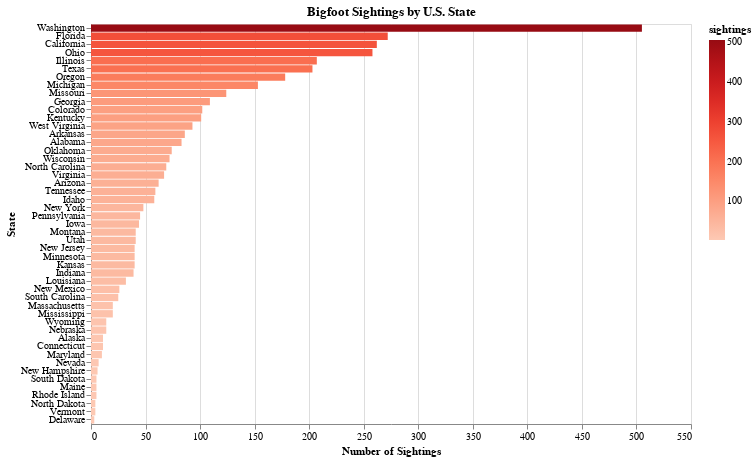

Describe this chart as a Vega-Lite specification.
### Vega-Lite specification from a JSON file in a GitHub repository (floating-point values rounded to 4 significant figures)
{"config": {"view": {"continuousWidth": 300, "continuousHeight": 300}}, "data": {"name": "data-1ecfdff795877dc062c04f688cad0d58"}, "mark": {"type": "bar"}, "encoding": {"color": {"field": "sightings", "scale": {"scheme": "reds"}, "type": "quantitative"}, "tooltip": [{"field": "state", "type": "nominal"}, {"field": "sightings", "type": "quantitative"}], "x": {"field": "sightings", "title": "Number of Sightings", "type": "quantitative"}, "y": {"field": "state", "sort": "-x", "title": "State", "type": "nominal"}}, "height": 400, "title": "Bigfoot Sightings by U.S. State", "width": 600, "$schema": "https://vega.github.io/schema/vega-lite/v5.20.1.json", "datasets": {"data-1ecfdff795877dc062c04f688cad0d58": [{"state": "Washington", "sightings": 505}, {"state": "Florida", "sightings": 272}, {"state": "California", "sightings": 262}, {"state": "Ohio", "sightings": 258}, {"state": "Illinois", "sightings": 207}, {"state": "Texas", "sightings": 203}, {"state": "Oregon", "sightings": 178}, {"state": "Michigan", "sightings": 153}, {"state": "Missouri", "sightings": 124}, {"state": "Georgia", "sightings": 109}, {"state": "Colorado", "sightings": 102}, {"state": "Kentucky", "sightings": 101}, {"state": "West Virginia", "sightings": 93}, {"state": "Arkansas", "sightings": 86}, {"state": "Alabama", "sightings": 83}, {"state": "Oklahoma", "sightings": 74}, {"state": "Wisconsin", "sightings": 72}, {"state": "North Carolina", "sightings": 69}, {"state": "Virginia", "sightings": 67}, {"state": "Arizona", "sightings": 62}, {"state": "Tennessee", "sightings": 59}, {"state": "Idaho", "sightings": 58}, {"state": "New York", "sightings": 48}, {"state": "Pennsylvania", "sightings": 45}, {"state": "Iowa", "sightings": 44}, {"state": "Montana", "sightings": 41}, {"state": "Utah", "sightings": 41}, {"state": "New Jersey", "sightings": 40}, {"state": "Minnesota", "sightings": 40}, {"state": "Kansas", "sightings": 40}, {"state": "Indiana", "sightings": 39}, {"state": "Louisiana", "sightings": 32}, {"state": "New Mexico", "sightings": 26}, {"state": "South Carolina", "sightings": 25}, {"state": "Massachusetts", "sightings": 20}, {"state": "Mississippi", "sightings": 20}, {"state": "Wyoming", "sightings": 14}, {"state": "Nebraska", "sightings": 14}, {"state": "Alaska", "sightings": 11}, {"state": "Connecticut", "sightings": 11}, {"state": "Maryland", "sightings": 10}, {"state": "Nevada", "sightings": 7}, {"state": "New Hampshire", "sightings": 6}, {"state": "South Dakota", "sightings": 5}, {"state": "Maine", "sightings": 5}, {"state": "Rhode Island", "sightings": 5}, {"state": "North Dakota", "sightings": 4}, {"state": "Vermont", "sightings": 4}, {"state": "Delaware", "sightings": 3}]}}
